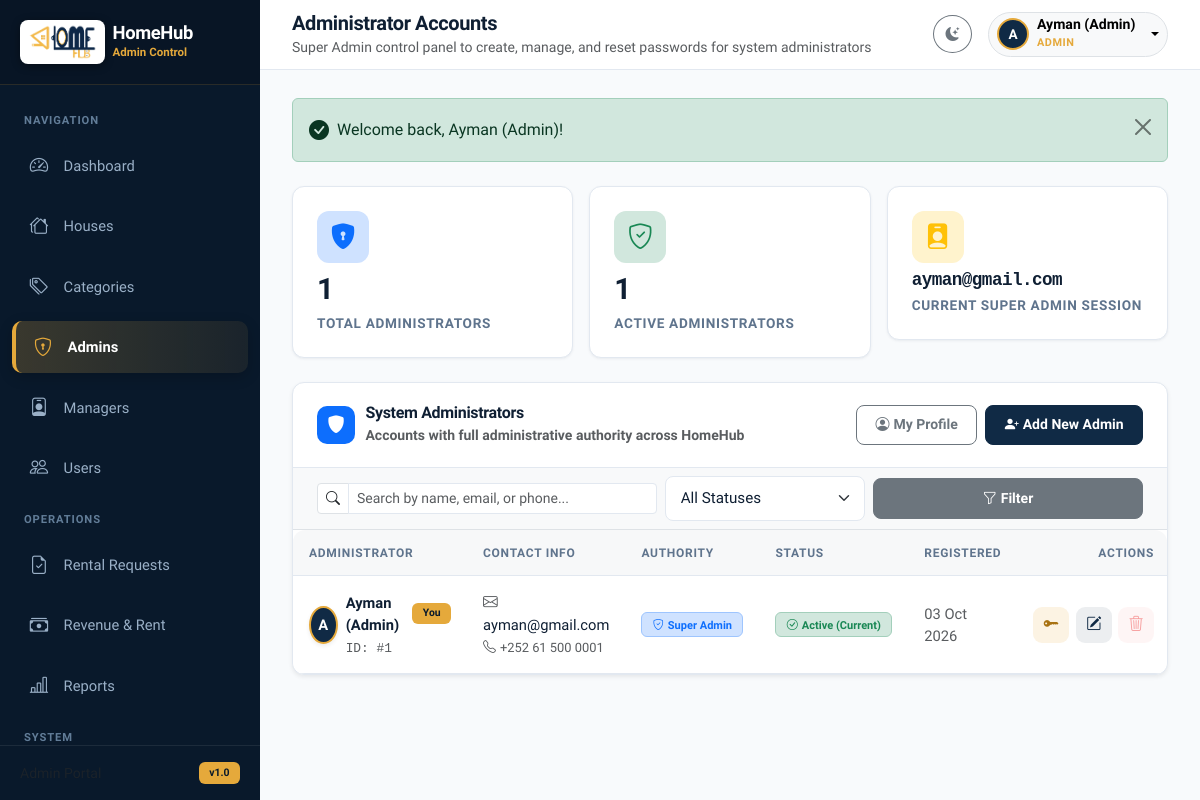
Page /admin/admins.php (signed in) on the committed database.
### tables this page shows
CREATE TABLE IF NOT EXISTS `users` (
  `id` INT AUTO_INCREMENT PRIMARY KEY,
  `name` VARCHAR(100) NOT NULL,
  `email` VARCHAR(150) NOT NULL UNIQUE,
  `phone` VARCHAR(30) NULL,
  `password` VARCHAR(255) NOT NULL,
  `role` ENUM('admin', 'manager', 'user') NOT NULL DEFAULT 'user',
  `avatar` VARCHAR(255) NULL,
  `status` ENUM('active', 'inactive') NOT NULL DEFAULT 'active',
  `created_at` TIMESTAMP DEFAULT CURRENT_TIMESTAMP
);

### includes/auth.php (called while the page is built, shortened)
<?php
require_once __DIR__ . '/functions.php';
function current_user(): ?array {
    return $_SESSION['user'];
}

### admin/admins.php (the view, shortened to what this page needs)
<?php
require_once __DIR__ . '/../includes/functions.php';
require_once __DIR__ . '/../includes/auth.php';
$currentUser = current_user();
$currentAdminId = (int)$currentUser['id'];
$search = trim($_GET['search'] ?? '');
$sql = "SELECT * FROM users WHERE role = 'admin'";
$params = [];
$sql .= " ORDER BY id ASC";
$stmt = $pdo->prepare($sql);
$stmt->execute($params);
$admins = $stmt->fetchAll();
$totalAdmins  = (int)$pdo->query("SELECT COUNT(*) FROM users WHERE role = 'admin'")->fetchColumn();
$activeAdmins = (int)$pdo->query("SELECT COUNT(*) FROM users WHERE role = 'admin' AND status = 'active'")->fetchColumn();
$pageHeading = 'Administrator Accounts';
$pageSubtitle = 'Super Admin control panel to create, manage, and reset passwords for system administrators';
require_once __DIR__ . '/../includes/header.php';
?>
<div class="app-wrapper">
    <?php require_once __DIR__ . '/../includes/admin_sidebar.php'; ?>
    <div class="app-main">
        <?php require_once __DIR__ . '/../includes/topbar.php'; ?>
        <main class="content-wrapper">
            <?= display_flash(); ?>
            <div class="row g-3 mb-4">
                <div class="col-sm-6 col-xl-4">
                    <div class="stat-card">
                        <div class="stat-icon bg-primary-subtle text-primary">
                            <i class="bi bi-shield-lock-fill"></i>
                        </div>
                        <div class="stat-content">
                            <div class="stat-value"><?= $totalAdmins; ?></div>
                            <div class="stat-label">Total Administrators</div>
                        </div>
                    </div>
                </div>
                <div class="col-sm-6 col-xl-4">
                    <div class="stat-card">
                        <div class="stat-icon bg-success-subtle text-success">
                            <i class="bi bi-shield-check"></i>
                        </div>
                        <div class="stat-content">
                            <div class="stat-value"><?= $activeAdmins; ?></div>
                            <div class="stat-label">Active Administrators</div>
                        </div>
                    </div>
                </div>
                <div class="col-sm-12 col-xl-4">
                    <div class="stat-card">
                        <div class="stat-icon bg-warning-subtle text-warning">
                            <i class="bi bi-person-badge-fill"></i>
                        </div>
                        <div class="stat-content">
                            <div class="stat-value small font-monospace text-truncate" style="font-size: 1.1rem;"><?= e($currentUser['email'] ?? 'ayman@gmail.com'); ?></div>
                            <div class="stat-label">Current Super Admin Session</div>
                        </div>
                    </div>
                </div>
            </div>
            <div class="card shadow-sm">
                <div class="card-header d-flex flex-wrap justify-content-between align-items-center gap-2">
                    <div class="d-flex align-items-center">
                        <span class="card-header-icon bg-primary text-white"><i class="bi bi-shield-fill"></i></span>
                        <div>
                            <h6 class="mb-0 fw-bold">System Administrators</h6>
                            <small class="text-muted">Accounts with full administrative authority across HomeHub</small>
                        </div>
                    </div>
                    <div class="d-flex align-items-center gap-2">
                        <a href="<?= BASE_URL; ?>admin/profile.php" class="btn btn-outline-secondary btn-sm">
                            <i class="bi bi-person-circle me-1"></i>My Profile
                        </a>
                        <button type="button" class="btn btn-primary btn-sm" data-bs-toggle="modal" data-bs-target="#addAdminModal">
                            <i class="bi bi-person-plus-fill me-1"></i>Add New Admin
                        </button>
                    </div>
                </div>
                <div class="card-body border-bottom bg-light py-2">
                    <form method="GET" action="<?= BASE_URL; ?>admin/admins.php" class="row g-2 align-items-center">
                        <div class="col-md-5">
                            <div class="input-group input-group-sm">
                                <span class="input-group-text bg-white"><i class="bi bi-search"></i></span>
                                <input type="text" name="search" class="form-control" placeholder="Search by name, email, or phone..." value="<?= e($search); ?>">
                            </div>
                        </div>
                        <div class="col-md-3">
                            <select name="status" class="form-select form-select-sm">
                                <option value="">All Statuses</option>
                            </select>
                        </div>
                        <div class="col-md-4 d-flex gap-2">
                            <button type="submit" class="btn btn-secondary btn-sm flex-grow-1"><i class="bi bi-funnel me-1"></i>Filter</button>
                        </div>
                    </form>
                </div>
                <div class="card-body p-0">
                    <div class="table-responsive">
                        <table class="table table-hover align-middle mb-0">
                            <thead class="table-light">
                                <tr>
                                    <th>Administrator</th>
                                    <th>Contact Info</th>
                                    <th>Authority</th>
                                    <th>Status</th>
                                    <th>Registered</th>
                                    <th class="text-end">Actions</th>
                                </tr>
                            </thead>
                            <tbody>
                                <?php if (empty($admins)): ?>
                                    <tr>
                                        <td colspan="6" class="text-center py-5">
                                            <div class="empty-state">
                                                <div class="empty-state-icon text-muted">
                                                    <i class="bi bi-shield-slash"></i>
                                                </div>
                                                <h6 class="empty-state-title">No Administrators Found</h6>
                                                <p class="empty-state-text">No admin accounts matched your filter criteria.</p>
                                                <button type="button" class="btn btn-primary btn-sm mt-3" data-bs-toggle="modal" data-bs-target="#addAdminModal">
                                                    <i class="bi bi-person-plus-fill me-1"></i>Add New Admin
                                                </button>
                                            </div>
                                        </td>
                                    </tr>
                                <?php else: ?>
                                    <?php foreach ($admins as $adm): ?>
                                        <tr>
                                            <td>
                                                <div class="d-flex align-items-center gap-2">
                                                    <div class="rounded-circle bg-navy text-white d-flex align-items-center justify-content-center fw-bold shadow-sm" style="width: 38px; height: 38px; border: 2px solid var(--hh-gold);">
                                                        <?= strtoupper(substr($adm['name'], 0, 1)); ?>
                                                    </div>
                                                    <div>
                                                        <div class="fw-bold text-main d-flex align-items-center gap-1">
                                                            <?= e($adm['name']); ?>
                                                            <?php if ((int)$adm['id'] === $currentAdminId): ?>
                                                                <span class="badge bg-gold text-dark" style="font-size: 0.65rem;">You</span>
                                                            <?php endif; ?>
                                                        </div>
                                                        <small class="text-muted font-monospace">ID: #<?= (int)$adm['id']; ?></small>
                                                    </div>
                                                </div>
                                            </td>
                                            <td>
                                                <div><i class="bi bi-envelope text-muted me-1"></i><?= e($adm['email']); ?></div>
                                                <small class="text-muted"><i class="bi bi-telephone me-1"></i><?= e($adm['phone'] ?? 'No phone'); ?></small>
                                            </td>
                                            <td>
                                                <span class="badge bg-primary-subtle text-primary border border-primary-subtle fw-bold">
                                                    <i class="bi bi-shield-check me-1"></i>Super Admin
                                                </span>
                                            </td>
                                            <td>
                                                <?php if ((int)$adm['id'] === $currentAdminId): ?>
                                                    <span class="badge bg-success-subtle text-success border border-success-subtle">
                                                        <i class="bi bi-check-circle me-1"></i>Active (Current)
                                                    </span>
                                                <?php endif; ?>
                                            </td>
                                            <td class="small text-muted">
                                                <?= !empty($adm['created_at']) ? format_date($adm['created_at'], 'd M Y') : 'System Initialized'; ?>
                                            </td>
                                            <td class="text-end">
                                                <div class="btn-action-group justify-content-end">
                                                    <button type="button" class="btn-action btn-action-view" title="Set / Reset Password"
                                                            onclick="openResetPasswordModal(<?= (int)$adm['id']; ?>, '<?= e(addslashes($adm['name'])); ?>', '<?= e(addslashes($adm['email'])); ?>')">
                                                        <i class="bi bi-key-fill"></i>
                                                    </button>
                                                    <button type="button" class="btn-action btn-action-edit" title="Edit Admin"
                                                            onclick="openEditAdminModal(<?= (int)$adm['id']; ?>, '<?= e(addslashes($adm['name'])); ?>', '<?= e(addslashes($adm['email'])); ?>', '<?= e(addslashes($adm['phone'] ?? '')); ?>')">
                                                        <i class="bi bi-pencil-square"></i>
                                                    </button>
                                                    <?php if ((int)$adm['id'] !== $currentAdminId): ?>
                                                        <form method="POST" action="<?= BASE_URL; ?>admin/admins.php" class="d-inline" data-confirm="Ma hubtaa inaad tirtirto admin-ka '<?= e(addslashes($adm['name'])); ?>'? Tallaabadan dib looma noqon karo.">
                                                            <?= csrf_field(); ?>
                                                            <input type="hidden" name="action" value="delete">
                                                            <input type="hidden" name="admin_id" value="<?= (int)$adm['id']; ?>">
                                                            <button type="submit" class="btn-action btn-action-delete" title="Delete Admin">
                                                                <i class="bi bi-trash3"></i>
                                                            </button>
                                                        </form>
                                                    <?php else: ?>
                                                        <button type="button" class="btn-action btn-action-delete opacity-50" title="Cannot delete current logged-in session" disabled>
                                                            <i class="bi bi-trash3"></i>
                                                        </button>
                                                    <?php endif; ?>
                                                </div>
                                            </td>
                                        </tr>
                                    <?php endforeach; ?>
                                <?php endif; ?>
                            </tbody>
                        </table>
                    </div>
                </div>
            </div>
        </main>
    </div>
</div>
<?php require_once __DIR__ . '/../includes/footer.php'; ?>

### includes/topbar.php (shortened to what this page needs)
<?php
$currentUser = current_user();
?>
<header class="topbar">
    <div class="d-flex align-items-center gap-3">
        <div>
            <h5 class="mb-0 fw-bold"><?= e($pageHeading ?? 'Dashboard'); ?></h5>
            <?php if (!empty($pageSubtitle)): ?>
                <small class="text-muted"><?= e($pageSubtitle); ?></small>
            <?php endif; ?>
        </div>
    </div>
    <div class="d-flex align-items-center gap-2 gap-md-3">
        <button type="button" class="btn btn-outline-secondary btn-sm rounded-circle d-flex align-items-center justify-content-center" style="width: 38px; height: 38px;" onclick="toggleTheme()" title="Toggle Theme" aria-label="Toggle Theme">
            <i class="bi bi-moon-stars-fill theme-toggle-icon"></i>
        </button>
        <div class="dropdown">
            <button class="btn btn-light btn-sm d-flex align-items-center gap-2 border px-2 py-1 dropdown-toggle rounded-pill" type="button" data-bs-toggle="dropdown" aria-expanded="false">
                <div class="rounded-circle bg-navy text-white d-flex align-items-center justify-content-center fw-bold" style="width: 32px; height: 32px; font-size: 0.85rem; border: 2px solid var(--hh-gold);">
                    <?= strtoupper(substr($currentUser['name'] ?? 'U', 0, 1)); ?>
                </div>
                <div class="text-start d-none d-md-block me-1">
                    <div class="fw-semibold lh-1" style="font-size: 0.88rem;"><?= e($currentUser['name'] ?? 'User'); ?></div>
                    <small class="text-gold text-uppercase fw-bold" style="font-size: 0.68rem; letter-spacing: 0.05em;"><?= e($currentUser['role'] ?? ''); ?></small>
                </div>
            </button>
        </div>
    </div>
</header>

### rows in the picture
users: name "A", name "Ayman (Admin)", role "ADMIN", email "ayman@gmail.com", shows "You", id "1", phone "+252 61 500 0001", shows "Active (Current)", created_at "03 Oct 2026"

### other values in the picture
$pageHeading "Administrator Accounts"
$pageSubtitle "Super Admin control panel to create, manage, and reset passwords for system administrators"
$msg "Welcome back, Ayman (Admin)!"
$totalAdmins "1"
$activeAdmins "1"
